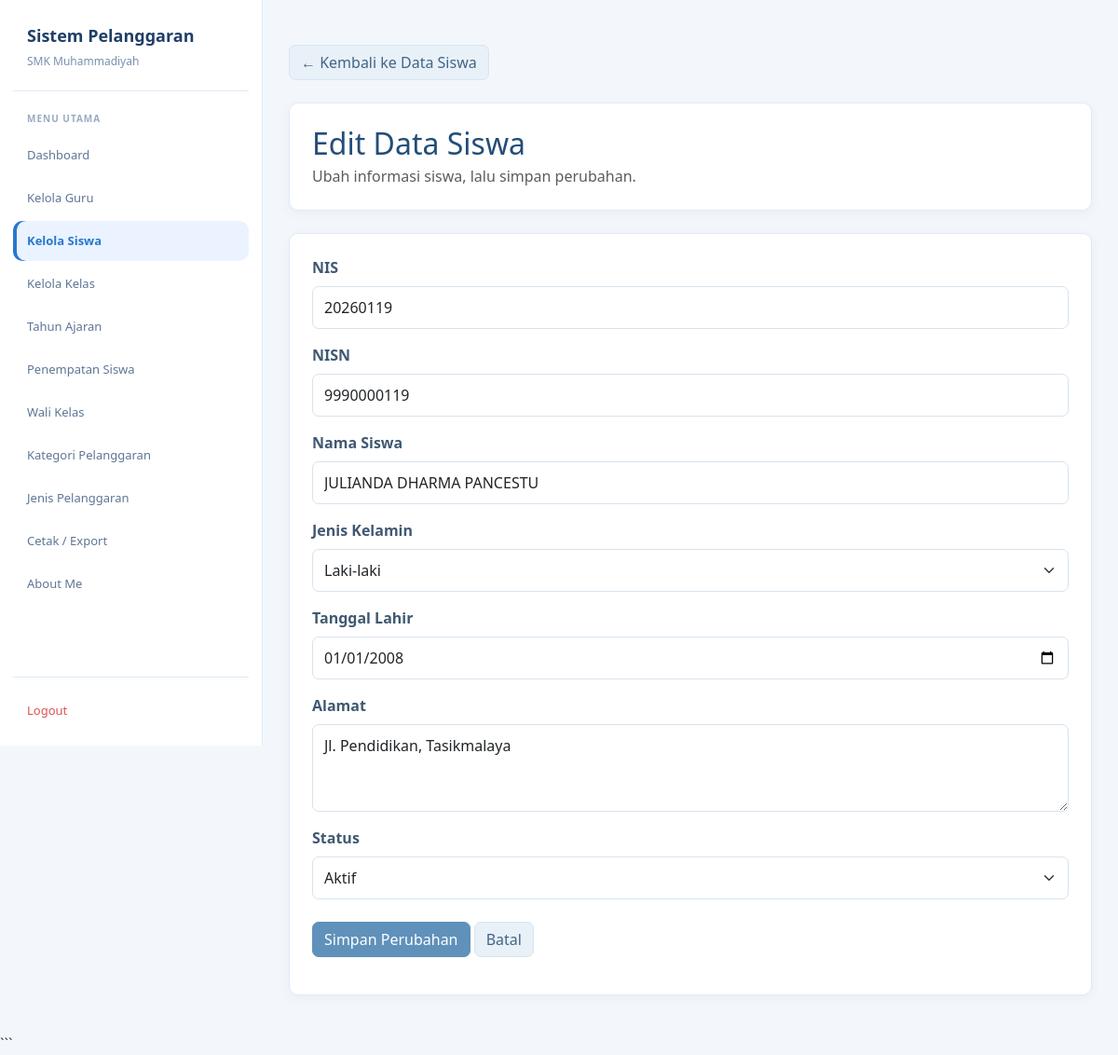
Page /admin/edit_siswa.php?id=159 (signed in) on the committed database.
### tables this page shows
CREATE TABLE `t_siswa` (
  `id` int(11) NOT NULL,
  `nis` varchar(10) NOT NULL,
  `nisn` varchar(10) NOT NULL,
  `nama` varchar(150) NOT NULL,
  `jenis_kelamin` char(1) NOT NULL,
  `tanggal_lahir` date NOT NULL,
  `alamat` text NOT NULL,
  `status_aktif` tinyint(1) NOT NULL,
  `created_at` timestamp NULL DEFAULT current_timestamp(),
  `update_at` timestamp NULL DEFAULT current_timestamp()
);

### admin/edit_siswa.php (the view, shortened to what this page needs)
<?php
include "../config/koneksi.php";
function e($value): string {
    return htmlspecialchars((string)($value ?? ''), ENT_QUOTES, 'UTF-8');
}
$id = $_GET['id'] ?? $_POST['id'] ?? '';
$id = (int)$id;
$stmt = mysqli_prepare(
    $koneksi,
    "SELECT id, nis, nisn, nama, jenis_kelamin,
            tanggal_lahir, alamat, status_aktif
     FROM t_siswa WHERE id = ?"
);
mysqli_stmt_bind_param($stmt, "i", $id);
mysqli_stmt_execute($stmt);
$result = mysqli_stmt_get_result($stmt);
$siswa = mysqli_fetch_assoc($result);
?>
<!DOCTYPE html>
<html lang="id">
<head>
    <link href="https://cdn.jsdelivr.net/npm/bootstrap@5.3.8/dist/css/bootstrap.min.css"
          rel="stylesheet">
</head>
<body>
<aside class="sidebar">
    <div class="brand">
        <div class="brand-title">Sistem Pelanggaran</div>
        <div class="brand-subtitle">SMK Muhammadiyah</div>
    </div>
    <div class="menu-title">Menu Utama</div>
    <nav class="menu">
        <a href="../dashboard.php" class="menu-link">Dashboard</a>
        <a href="guru.php" class="menu-link">Kelola Guru</a>
        <a href="siswa.php" class="menu-link active">Kelola Siswa</a>
        <a href="kelas.php" class="menu-link">Kelola Kelas</a>
        <a href="tahun_ajaran.php" class="menu-link">Tahun Ajaran</a>
        <a href="penempatan_siswa.php" class="menu-link">Penempatan Siswa</a>
        <a href="wali_kelas.php" class="menu-link">Wali Kelas</a>
        <a href="kategori_pelanggaran.php" class="menu-link">Kategori Pelanggaran</a>
        <a href="jenis_pelanggaran.php" class="menu-link">Jenis Pelanggaran</a>
        <a href="cetak_export.php" class="menu-link">Cetak / Export</a>
        <a href="../about.php" class="menu-link">About Me</a>
    </nav>
    <div class="logout">
        <a href="../logout.php" class="menu-link">Logout</a>
    </div>
</aside>
<main class="main">
    <div class="container-fluid p-0">
        <div class="mb-4">
            <a href="siswa.php" class="btn btn-secondary">
                &larr; Kembali ke Data Siswa
            </a>
        </div>
        <div class="card mb-4">
            <div class="card-body">
                <h2 class="judul mb-1">Edit Data Siswa</h2>
                <p class="text-muted mb-0">
                    Ubah informasi siswa, lalu simpan perubahan.
                </p>
            </div>
        </div>
        <div class="card">
            <div class="card-body">
                <form method="POST"
                      action="edit_siswa.php?id=<?= $id; ?>">
                    <div class="mb-3">
                        <label for="nis" class="form-label">NIS</label>
                        <input type="text" id="nis" name="nis"
                               class="form-control"
                               value="<?= e($siswa['nis']); ?>" required>
                    </div>
                    <div class="mb-3">
                        <label for="nisn" class="form-label">NISN</label>
                        <input type="text" id="nisn" name="nisn"
                               class="form-control"
                               value="<?= e($siswa['nisn']); ?>" required>
                    </div>
                    <div class="mb-3">
                        <label for="nama" class="form-label">Nama Siswa</label>
                        <input type="text" id="nama" name="nama"
                               class="form-control"
                               value="<?= e($siswa['nama']); ?>" required>
                    </div>
                    <div class="mb-3">
                        <label for="jenis_kelamin" class="form-label">
                            Jenis Kelamin
                        </label>
                        <select id="jenis_kelamin" name="jenis_kelamin"
                                class="form-select" required>
                            <option value="L"
                                <?= $siswa['jenis_kelamin'] === 'L' ? 'selected' : ''; ?>>
                                Laki-laki
                            </option>
                        </select>
                    </div>
                    <div class="mb-3">
                        <label for="tanggal_lahir" class="form-label">
                            Tanggal Lahir
                        </label>
                        <input type="date" id="tanggal_lahir"
                               name="tanggal_lahir" class="form-control"
                               value="<?= e($siswa['tanggal_lahir']); ?>" required>
                    </div>
                    <div class="mb-3">
                        <label for="alamat" class="form-label">Alamat</label>
                        <textarea id="alamat" name="alamat"
                                  class="form-control" rows="3"
                                  required><?= e($siswa['alamat']); ?></textarea>
                    </div>
                    <div class="mb-4">
                        <label for="status_aktif" class="form-label">
                            Status
                        </label>
                        <select id="status_aktif" name="status_aktif"
                                class="form-select" required>
                            <option value="1"
                                <?= (string)$siswa['status_aktif'] === '1' ? 'selected' : ''; ?>>
                                Aktif
                            </option>
                        </select>
                    </div>
                    <button type="submit" name="simpan_perubahan"
                            class="btn btn-primary">
                        Simpan Perubahan
                    </button>
                    <a href="siswa.php" class="btn btn-secondary">
                        Batal
                    </a>
                </form>
            </div>
        </div>
    </div>
</main>
</body>
</html>

### admin/edit_siswa.php (style rules this page uses)
:root { --blue: #2878cf; --blue-dark: #203e68; --blue-soft: #eaf3ff; --muted: #7890ad; --line: #dce9f8; }
* { box-sizing: border-box; }
body { margin: 0; background: #f3f7fc; color: #2f435a; font-family: "Segoe UI", Arial, sans-serif; }
a { text-decoration: none; }
.sidebar { position: fixed; left: 0; top: 0; width: 282px; height: 100vh; overflow-y: auto; background: #fff; border-right: 1px solid var(--line); padding: 25px 14px 16px; display: flex; flex-direction: column; z-index: 1000; }
.brand { padding: 0 15px 22px; border-bottom: 1px solid var(--line); margin-bottom: 22px; }
.brand-title { font-size: 18px; font-weight: 700; color: var(--blue-dark); margin-bottom: 5px; }
.brand-subtitle { font-size: 12px; color: var(--muted); }
.menu-title { font-size: 10px; font-weight: 700; color: #9aabc0; letter-spacing: 1px; text-transform: uppercase; margin: 0 15px 10px; }
.menu { display: flex; flex-direction: column; gap: 3px; }
.menu-link { min-height: 43px; display: flex; align-items: center; padding: 10px 15px; border-radius: 10px; color: #5e7695; font-size: 13px; }
.menu-link:hover, .menu-link.active { background: var(--blue-soft); color: var(--blue); }
.menu-link.active { font-weight: 600; box-shadow: inset 4px 0 0 var(--blue); }
.logout { margin-top: auto; padding-top: 14px; border-top: 1px solid var(--line); }
.logout .menu-link { color: #d9534f; }
.main { margin-left: 282px; min-height: 100vh; padding: 24px 28px 40px; }
.judul, h4 { color: #234e78; }
.card { border: 1px solid #e1eaf4 !important; border-radius: 10px; box-shadow: 0 3px 12px rgba(35,78,120,.05); }
.card-body { padding: 24px; }
.form-label { color: #405873; font-weight: 600; }
.form-control, .form-select { border-color: #d7e3ef; border-radius: 7px; padding: 10px 12px; }
.btn { border-radius: 7px; }
.btn-primary { --bs-btn-bg: #5f91ba; --bs-btn-border-color: #5f91ba; --bs-btn-hover-bg: #4b7fa9; --bs-btn-hover-border-color: #4b7fa9; }
.btn-secondary { --bs-btn-bg: #e8f0f8; --bs-btn-border-color: #d8e5f1; --bs-btn-color: #426584; --bs-btn-hover-bg: #dceaf6; --bs-btn-hover-color: #234e78; }

### rows in the picture
t_siswa: nis "20260119", nisn "9990000119", nama "JULIANDA DHARMA PANCESTU", jenis_kelamin "Laki-laki", tanggal_lahir "01/01/2008", alamat "Jl. Pendidikan, Tasikmalaya", status_aktif "Aktif"
